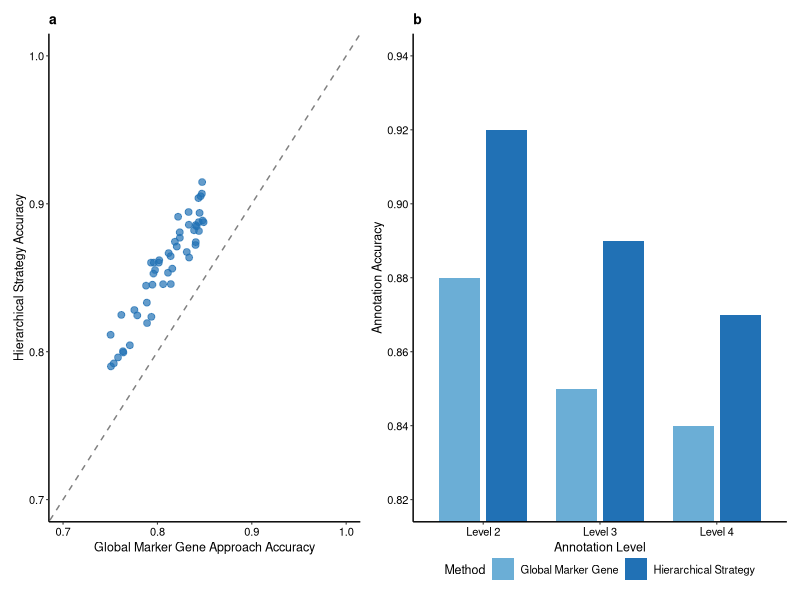
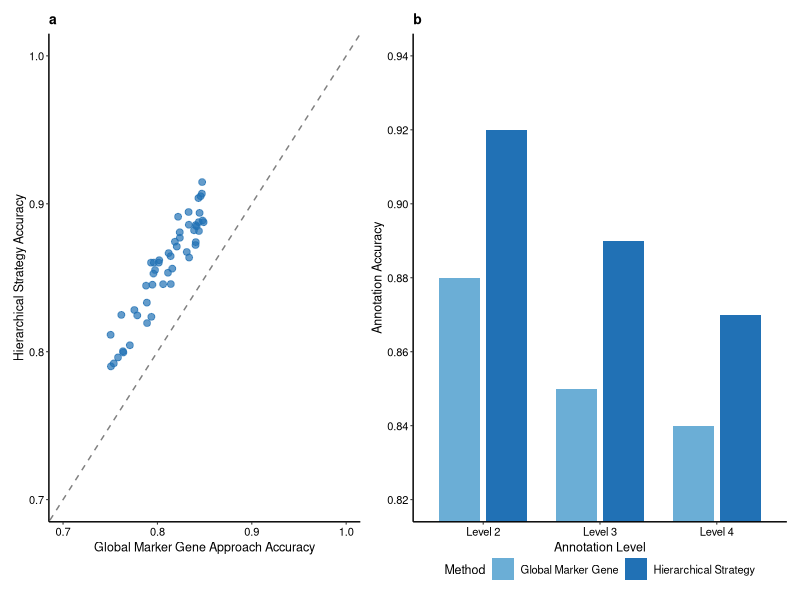

These figures' R source, in order:
library(ggplot2)
library(dplyr)
library(tidyr)
library(patchwork)
library(viridis)

# Set the theme to match Nature Methods style
theme_nature <- function(base_size = 8) {
  theme_classic(base_size = base_size) +
    theme(
      axis.line = element_line(color = "black", linewidth = 0.5),
      axis.text = element_text(color = "black", size = 8),
      axis.title = element_text(color = "black", size = 9),
      legend.text = element_text(size = 8),
      legend.title = element_text(size = 9),
      plot.title = element_text(size = 10, face = "bold"),
      strip.background = element_blank(),
      strip.text = element_text(size = 9, face = "bold")
    )
}

# Generate sample data
set.seed(42)
n_clusters <- 50

# Data for panel a
global_acc <- runif(n_clusters, 0.75, 0.85)
annotation_data <- data.frame(
  cluster_id = 1:n_clusters,
  global_accuracy = global_acc,
  hierarchical_accuracy = pmin(1, global_acc + runif(n_clusters, 0.03, 0.07))
)

# Create panel a - Scatter plot comparison
panel_a <- ggplot(annotation_data, aes(x = global_accuracy, y = hierarchical_accuracy)) +
  geom_abline(intercept = 0, slope = 1, linetype = "dashed", color = "gray50") +
  geom_point(size = 2, alpha = 0.7, color = "#2171B5") +
  scale_x_continuous(limits = c(0.7, 1), breaks = seq(0.7, 1, 0.1)) +
  scale_y_continuous(limits = c(0.7, 1), breaks = seq(0.7, 1, 0.1)) +
  labs(
    x = "Global Marker Gene Approach Accuracy",
    y = "Hierarchical Strategy Accuracy",
    title = "a"
  ) +
  theme_nature()

# Data for panel b
accuracy_improvement <- data.frame(
  annotation_level = factor(c("Level 2", "Level 3", "Level 4"),
                          levels = c("Level 2", "Level 3", "Level 4")),
  global_accuracy = c(0.88, 0.85, 0.84),
  hierarchical_accuracy = c(0.92, 0.89, 0.87)
)

# Print original data
print("Original data:")
print(accuracy_improvement)

# Transform data
accuracy_improvement <- accuracy_improvement %>%
  pivot_longer(
    cols = c(global_accuracy, hierarchical_accuracy),
    names_to = "method",
    values_to = "accuracy"
  ) %>%
  mutate(
    method = factor(method,
                   levels = c("global_accuracy", "hierarchical_accuracy"),
                   labels = c("Global Marker Gene", "Hierarchical Strategy"))
  )

# Print transformed data
print("\nTransformed data:")
print(accuracy_improvement)

# Print summary statistics
print("\nSummary statistics:")
print(summary(accuracy_improvement$accuracy))

# Create panel b - Bar plot
panel_b <- ggplot(accuracy_improvement,
                 aes(x = annotation_level, y = accuracy, fill = method)) +
  geom_col(position = position_dodge(width = 0.8), width = 0.7) +
  scale_fill_manual(values = c("#6BAED6", "#2171B5")) +
  scale_y_continuous(breaks = seq(0.82, 0.94, 0.02)) +
  coord_cartesian(ylim = c(0.82, 0.94)) +
  labs(
    x = "Annotation Level",
    y = "Annotation Accuracy",
    fill = "Method",
    title = "b"
  ) +
  theme_nature() +
  theme(
    legend.position = "bottom",
    legend.box.margin = margin(-10, 0, 0, 0)
  )

# Combine panels
combined_plot <- panel_a + panel_b +
  plot_layout(widths = c(1, 1.2))

# Save the plot
ggsave(
  "manuscript/figures/supplementary_figure7.pdf",
  combined_plot,
  width = 180,
  height = 90,
  units = "mm",
  dpi = 300
)

# Also save as PNG for quick preview
ggsave(
  "manuscript/figures/supplementary_figure7.png",
  combined_plot,
  width = 180,
  height = 90,
  units = "mm",
  dpi = 300
)
